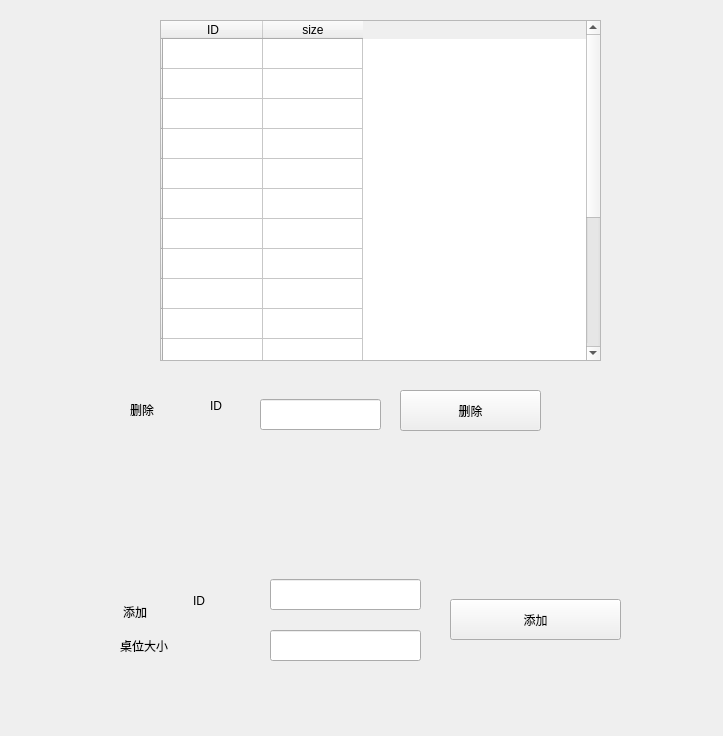
<?xml version="1.0" encoding="UTF-8"?>
<ui version="4.0">
 <class>change_table</class>
 <widget class="QWidget" name="change_table">
  <property name="geometry">
   <rect>
    <x>0</x>
    <y>0</y>
    <width>723</width>
    <height>736</height>
   </rect>
  </property>
  <property name="windowTitle">
   <string>Form</string>
  </property>
  <widget class="QTableWidget" name="tableWidget">
   <property name="geometry">
    <rect>
     <x>160</x>
     <y>20</y>
     <width>441</width>
     <height>341</height>
    </rect>
   </property>
   <row>
    <property name="text">
     <string/>
    </property>
   </row>
   <row>
    <property name="text">
     <string/>
    </property>
   </row>
   <row>
    <property name="text">
     <string/>
    </property>
   </row>
   <row>
    <property name="text">
     <string/>
    </property>
   </row>
   <row>
    <property name="text">
     <string/>
    </property>
   </row>
   <row>
    <property name="text">
     <string/>
    </property>
   </row>
   <row>
    <property name="text">
     <string/>
    </property>
   </row>
   <row>
    <property name="text">
     <string/>
    </property>
   </row>
   <row>
    <property name="text">
     <string/>
    </property>
   </row>
   <row>
    <property name="text">
     <string/>
    </property>
   </row>
   <row>
    <property name="text">
     <string/>
    </property>
   </row>
   <row>
    <property name="text">
     <string/>
    </property>
   </row>
   <row>
    <property name="text">
     <string/>
    </property>
   </row>
   <row>
    <property name="text">
     <string/>
    </property>
   </row>
   <row>
    <property name="text">
     <string/>
    </property>
   </row>
   <row>
    <property name="text">
     <string/>
    </property>
   </row>
   <row>
    <property name="text">
     <string/>
    </property>
   </row>
   <column>
    <property name="text">
     <string>ID</string>
    </property>
   </column>
   <column>
    <property name="text">
     <string>size</string>
    </property>
   </column>
  </widget>
  <widget class="QLineEdit" name="lineEdit">
   <property name="geometry">
    <rect>
     <x>260</x>
     <y>399</y>
     <width>121</width>
     <height>31</height>
    </rect>
   </property>
  </widget>
  <widget class="QLabel" name="label">
   <property name="geometry">
    <rect>
     <x>130</x>
     <y>400</y>
     <width>60</width>
     <height>20</height>
    </rect>
   </property>
   <property name="text">
    <string>删除</string>
   </property>
  </widget>
  <widget class="QPushButton" name="pushButton">
   <property name="geometry">
    <rect>
     <x>400</x>
     <y>390</y>
     <width>141</width>
     <height>41</height>
    </rect>
   </property>
   <property name="text">
    <string>删除</string>
   </property>
  </widget>
  <widget class="QPushButton" name="pushButton_2">
   <property name="geometry">
    <rect>
     <x>450</x>
     <y>599</y>
     <width>171</width>
     <height>41</height>
    </rect>
   </property>
   <property name="text">
    <string>添加</string>
   </property>
  </widget>
  <widget class="QLineEdit" name="lineEdit_2">
   <property name="geometry">
    <rect>
     <x>270</x>
     <y>579</y>
     <width>151</width>
     <height>31</height>
    </rect>
   </property>
  </widget>
  <widget class="QLineEdit" name="lineEdit_3">
   <property name="geometry">
    <rect>
     <x>270</x>
     <y>630</y>
     <width>151</width>
     <height>31</height>
    </rect>
   </property>
  </widget>
  <widget class="QLabel" name="label_2">
   <property name="geometry">
    <rect>
     <x>123</x>
     <y>601</y>
     <width>61</width>
     <height>21</height>
    </rect>
   </property>
   <property name="text">
    <string>添加</string>
   </property>
  </widget>
  <widget class="QLabel" name="label_3">
   <property name="geometry">
    <rect>
     <x>210</x>
     <y>400</y>
     <width>54</width>
     <height>12</height>
    </rect>
   </property>
   <property name="text">
    <string>ID</string>
   </property>
  </widget>
  <widget class="QLabel" name="label_4">
   <property name="geometry">
    <rect>
     <x>193</x>
     <y>590</y>
     <width>91</width>
     <height>21</height>
    </rect>
   </property>
   <property name="text">
    <string>ID</string>
   </property>
  </widget>
  <widget class="QLabel" name="label_5">
   <property name="geometry">
    <rect>
     <x>120</x>
     <y>630</y>
     <width>91</width>
     <height>31</height>
    </rect>
   </property>
   <property name="text">
    <string>桌位大小</string>
   </property>
  </widget>
  <widget class="QLabel" name="err">
   <property name="geometry">
    <rect>
     <x>190</x>
     <y>690</y>
     <width>351</width>
     <height>31</height>
    </rect>
   </property>
   <property name="text">
    <string>&lt;html&gt;&lt;head/&gt;&lt;body&gt;&lt;p&gt;&lt;br/&gt;&lt;/p&gt;&lt;/body&gt;&lt;/html&gt;</string>
   </property>
  </widget>
 </widget>
 <resources/>
 <connections/>
</ui>
